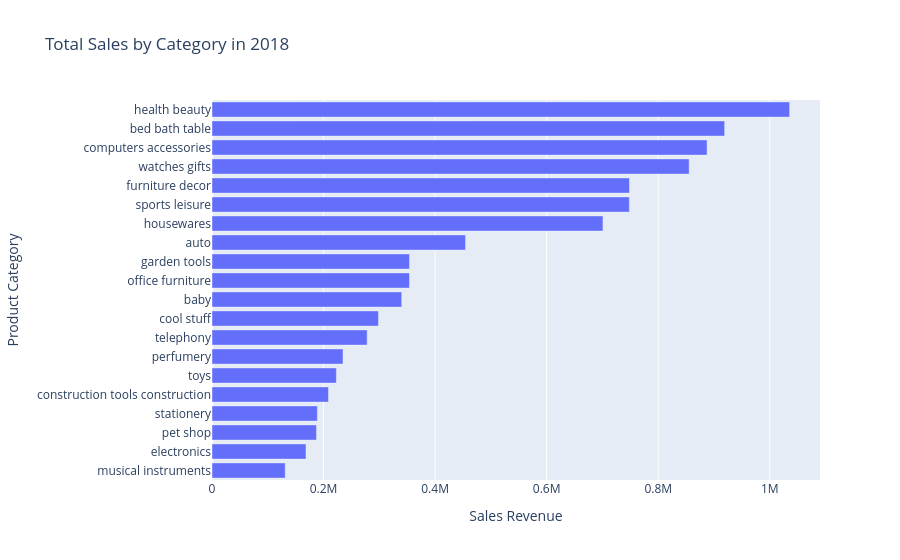

Notebook source saved alongside this figure:
### Code cell
# Horizontal bar chart

fig = go.Figure(data = [go.Bar(x = values, y = labels, orientation = 'h')])

# Add Title and Axis Labels

fig.update_layout(title = 'Total Sales by Category in 2018',
                  xaxis_title = 'Sales Revenue',
                  yaxis_title = 'Product Category',
                  yaxis = {'categoryorder':'total ascending'})  # Orders the bar by revenue

# Show the Chart

fig.show()

### Figure 1 — Plotly figure (JSON) as saved in the notebook; plotly's stock layout.template omitted (floating-point values rounded to 4 significant figures)
{"data": [{"orientation": "h", "type": "bar", "x": [1035000.0, 919000.0, 887500.0, 855400.0, 748400.0, 748200.0, 700900.0, 454600.0, 354100.0, 354000.0, 340100.0, 298400.0, 278100.0, 234800.0, 222900.0, 208900.0, 188900.0, 187400.0, 168500.0, 131200.0], "y": ["health beauty", "bed bath table", "computers accessories", "watches gifts", "furniture decor", "sports leisure", "housewares", "auto", "garden tools", "office furniture", "baby", "cool stuff", "telephony", "perfumery", "toys", "construction tools construction", "stationery", "pet shop", "electronics", "musical instruments"]}], "layout": {"title": {"text": "Total Sales by Category in 2018"}, "xaxis": {"title": {"text": "Sales Revenue"}}, "yaxis": {"categoryorder": "total ascending", "title": {"text": "Product Category"}}}}
